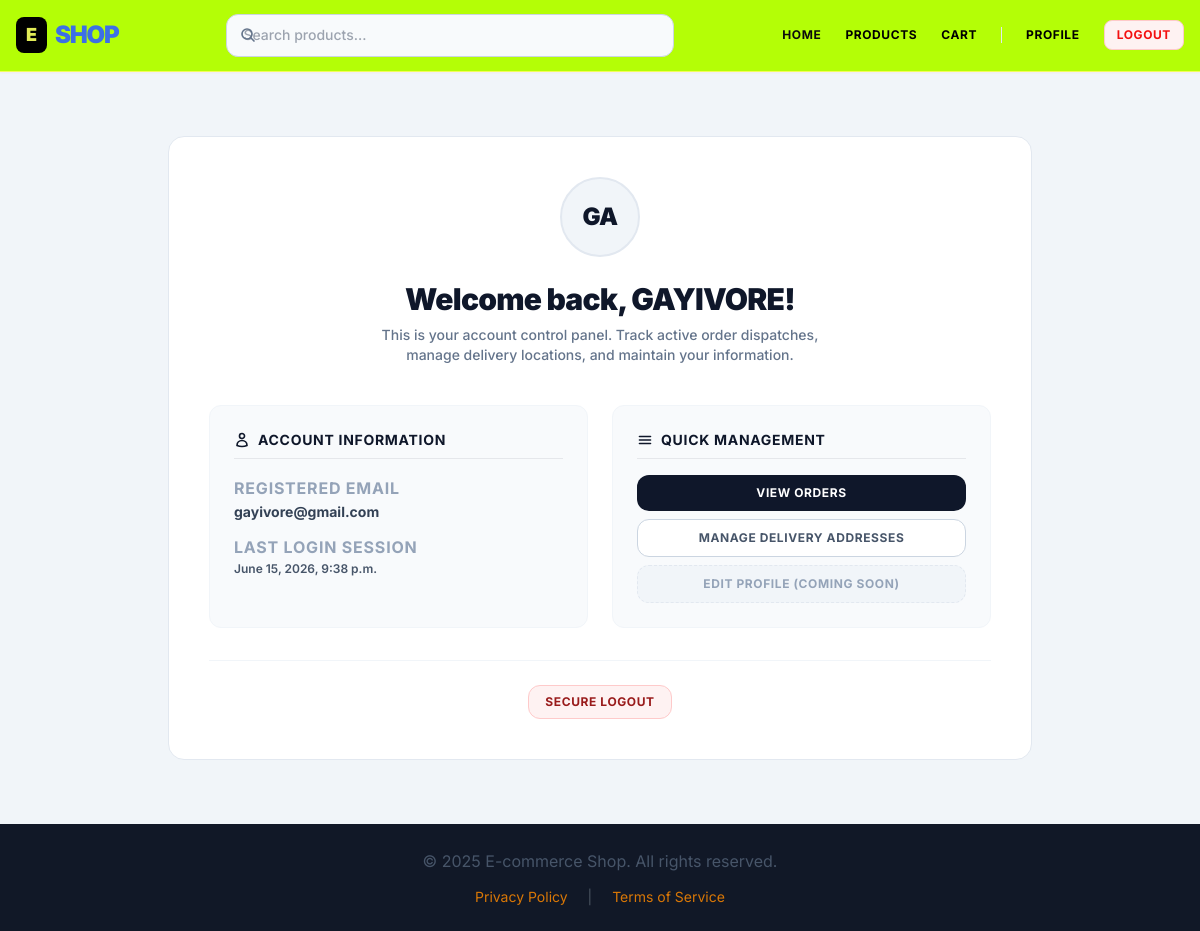
/users/profile/ (signed in), run on the app's committed database.
### apps/users/models.py (models this page shows, shortened)
class User(AbstractUser):
    class Meta:
        verbose_name = 'User'
        verbose_name_plural = 'Users'
        ordering = ['email']  # Order users by email by default

### apps/users/views.py (the view)
# urls.py: path('profile/', views.profile, name='profile'),
@login_required
def profile(request):
    return render(request, 'users/profile.html', {})

### apps/users/templates/users/profile.html (shortened to what this page needs)
{% extends 'base.html' %}
{% load static %}
{% block content %}
<div class="w-full max-w-4xl mx-auto px-4 py-8 sm:py-12 flex items-center justify-center min-h-full-content">
    <div style="background-color: #ffffff; border-color: #e2e8f0;" class="w-full rounded-2xl border shadow-xs p-6 sm:p-10 text-center">
        <div style="background-color: #f1f5f9; color: #0f172a; border-color: #e2e8f0;" class="w-20 h-20 rounded-full border-2 flex items-center justify-center mx-auto mb-6 shadow-xs">
            <span class="text-2xl font-black uppercase tracking-tight">{{ user.username|slice:":2" }}</span>
        </div>
        <h2 style="color: #0f172a;" class="text-2xl sm:text-3xl font-black tracking-tight mb-2">
            Welcome back, {{ user.username }}!
        </h2>
        <p style="color: #64748b;" class="text-sm font-medium mb-10 max-w-md mx-auto">
            This is your account control panel. Track active order dispatches, manage delivery locations, and maintain your information.
        </p>
        <div class="grid grid-cols-1 md:grid-cols-2 gap-6 text-left mb-8">
            <div style="background-color: #f8fafc; border-color: #f1f5f9;" class="p-6 rounded-xl border flex flex-col justify-between">
                <div>
                    <h3 style="color: #0f172a;" class="text-sm font-bold uppercase tracking-wider mb-4 pb-2 border-b border-slate-200/60 flex items-center gap-2">
                        <svg class="w-4 h-4" fill="none" stroke="currentColor" stroke-width="2.5" viewBox="0 0 24 24">
                            <path stroke-linecap="round" stroke-linejoin="round" d="M15.75 6a3.75 3.75 0 1 1-7.5 0 3.75 3.75 0 0 1 7.5 0ZM4.501 20.118a7.5 7.5 0 0 1 14.998 0A17.933 17.933 0 0 1 12 21.75c-2.676 0-5.216-.584-7.499-1.632Z" />
                        </svg>
                        <span>Account Information</span>
                    </h3>
                    <div class="space-y-3">
                        <div class="flex flex-col">
                            <span style="color: #94a3b8;" class="text-[10px] font-bold uppercase tracking-wider">Registered Email</span>
                            <span style="color: #334155;" class="text-sm font-bold break-all">{{ user.email }}</span>
                        </div>
                        <div class="flex flex-col">
                            <span style="color: #94a3b8;" class="text-[10px] font-bold uppercase tracking-wider">Last Login Session</span>
                            <span style="color: #475569;" class="text-xs font-semibold">{{ user.last_login|date:"F j, Y, P"|default:"Never" }}</span>
                        </div>
                    </div>
                </div>
            </div>
            <div style="background-color: #f8fafc; border-color: #f1f5f9;" class="p-6 rounded-xl border">
                <h3 style="color: #0f172a;" class="text-sm font-bold uppercase tracking-wider mb-4 pb-2 border-b border-slate-200/60 flex items-center gap-2">
                    <svg class="w-4 h-4" fill="none" stroke="currentColor" stroke-width="2.5" viewBox="0 0 24 24">
                        <path stroke-linecap="round" stroke-linejoin="round" d="M3.75 12h16.5m-16.5 5.25h16.5m-16.5-10.5h16.5" />
                    </svg>
                    <span>Quick Management</span>
                </h3>
                <div class="flex flex-col gap-2">
                    <a href="{% url 'orders:order_history' %}"
                       style="background-color: #0f172a; color: #ffffff;"
                       class="w-full inline-flex items-center justify-center px-4 py-2.5 text-xs font-bold uppercase tracking-wider rounded-xl hover:bg-slate-800 transition-all shadow-xs text-center">
                        View Orders
                    </a>
                    <a href="{% url 'orders:address_list' %}"
                       style="background-color: #ffffff; color: #475569; border: 1px solid #cbd5e1;"
                       class="w-full inline-flex items-center justify-center px-4 py-2.5 text-xs font-bold uppercase tracking-wider rounded-xl hover:bg-slate-50 hover:text-slate-900 transition-all text-center">
                        Manage Delivery Addresses
                    </a>
                    <div style="background-color: #f1f5f9; color: #94a3b8; border: 1px dashed #e2e8f0;"
                         class="w-full inline-flex items-center justify-center px-4 py-2.5 text-xs font-bold uppercase tracking-wider rounded-xl text-center select-none cursor-not-allowed">
                        Edit Profile (Coming Soon)
                    </div>
                </div>
            </div>
        </div>
        <div style="border-top: 1px solid #f1f5f9;" class="pt-6 mt-8 flex justify-center">
            <form action="{% url 'users:logout' %}" method="post" class="inline m-0">
                <button type="submit"
                        style="background-color: #fef2f2; color: #991b1b; border: 1px solid #fecaca;"
                        class="inline-flex items-center px-4 py-2 text-xs font-bold uppercase tracking-wider rounded-xl hover:bg-rose-100 hover:text-rose-800 transition-all active:scale-[0.98] cursor-pointer">
                    Secure Logout
                </button>
            </form>
        </div>
    </div>
</div>
{% endblock %}

### static/css/style.css (style rules this page uses)
:root { --primary-color: #0f172a; --primary-dark: #020617; --accent-color: #d97706; --success-color: #10B981; --text-dark: #0f172a; --text-medium: #475569; --text-light: #f8fafc; --bg-light: #f1f5f9; --bg-card: #FFFFFF; --border-color: #e2e8f0; --shadow-sm: rgba(0, 0, 0, 0.03); --shadow-md: rgba(15, 23, 42, 0.06); --shadow-lg: rgba(15, 23, 42, 0.08); --shadow-xl: rgba(15, 23, 42, 0.12); }
body { font-family: 'Inter', sans-serif; background-color: var(--bg-light); color: var(--text-medium); line-height: 1.7; -webkit-font-smoothing: antialiased; -moz-osx-font-smoothing: grayscale; }
.custom-bg { background-color: var(--bg-light); min-height: 100vh; }
h1, h2, h3, h4, h5, h6 { font-family: 'Inter', sans-serif; font-weight: 800; color: var(--text-dark); letter-spacing: -0.025em; }
p { color: var(--text-medium); }
a { color: var(--accent-color); text-decoration: none; transition: color 0.2s ease; }
.min-h-full-content { min-height: calc(100vh - 140px); display: flex; align-items: center; justify-content: center; }

### data on the page
User: username "GA", username "GAYIVORE", email "gayivore@gmail.com", last_login "June 15, 2026, 9:38 p.m."
